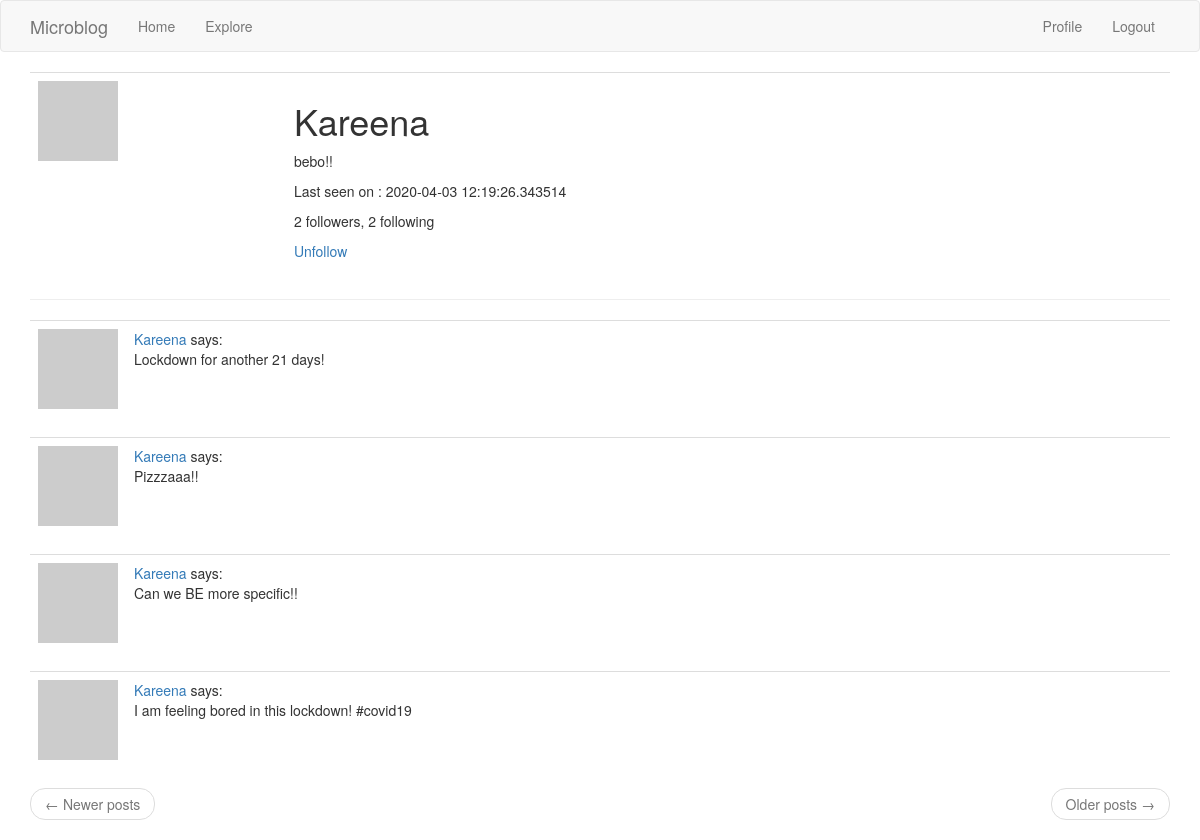
Screenshot of /user/Kareena (signed in) with the database file from the repository.
### app/models.py (models this page shows, shortened)
class User(UserMixin, db.Model):
	id = db.Column(db.Integer, primary_key=True)
	username = db.Column(db.String(64), index=True, unique=True)
	email = db.Column(db.String(120), index=True, unique=True)
	password_hash = db.Column(db.String(128))
	about_me = db.Column(db.String(140))
	last_seen = db.Column(db.DateTime, default=datetime.utcnow)
	posts = db.relationship('Post', backref='author', lazy='dynamic')
	followed = db.relationship(
			'User', secondary=followers,
			primaryjoin=(followers.c.follower_id==id),
			secondaryjoin=(followers.c.followed_id==id),
			backref=db.backref('followers', lazy='dynamic'), lazy='dynamic'
		)
	def avatar(self, size):
		digest = md5(self.email.lower().encode('utf-8')).hexdigest()
		return 'https://www.gravatar.com/avatar/{}?d=identicon&s={}'.format(digest, size)
	def is_following(self, user):
		return self.followed.filter(
			followers.c.followed_id==user.id).count()>0

class Post(db.Model):
	id = db.Column(db.Integer, primary_key=True)
	body = db.Column(db.String(140))
	timestamp = db.Column(db.DateTime, index=True, default=datetime.utcnow)
	user_id = db.Column(db.Integer, db.ForeignKey('user.id'))

### app/routes.py (the view)
@app.route('/user/<username>')
@login_required
def user(username):
    user = User.query.filter_by(username=username).first_or_404()
    page = request.args.get('page', 1, type=int)
    posts = user.posts.order_by(Post.timestamp.desc()).paginate(
        page, app.config['POSTS_PER_PAGE'], False)
    next_url = url_for('user', username=user.username, page=posts.next_num) \
        if posts.has_next else None
    prev_url = url_for('user', username=user.username, page=posts.prev_num) \
        if posts.has_prev else None
    return render_template('user.html', user=user, posts=posts.items,
                           next_url=next_url, prev_url=prev_url)

### app/models.py (called while the page is built)
@login.user_loader
def load_user(id):
	return User.query.get(int(id))

### app/routes.py (called while the page is built)
@app.before_request
def before_request():
    if current_user.is_authenticated:
        current_user.last_seen = datetime.utcnow()
        db.session.commit()

### app/templates/user.html
{% extends "base.html" %}
{% block app_content %}
	<table class="table table-hover">
		<tr>
			<td width="256px"><img src="{{ user.avatar(256) }}"></td>
			<td>
				<h1>{{ user.username }}</h1>
				{% if user.about_me %}<p>{{ user.about_me }}</p>{% endif %}
				{% if user.last_seen %}<p>Last seen on : {{ user.last_seen }}</p>{% endif %}
				<p>{{ user.followers.count() }} followers, {{ user.followed.count() }} following</p>
				{% if user == current_user %}
				<p><a href="{{ url_for('edit_profile') }}">Edit Profile</a></p>
				{% elif not current_user.is_following(user) %}
				<p><a href="{{ url_for('follow', username=user.username) }}">Follow</a></p>
				{% else %}
				<p><a href="{{ url_for('unfollow', username=user.username) }}">Unfollow</a></p>
				{% endif %}
			</td>
		</tr>
	</table>
	<hr>
	{% for post in posts %}
	 	{% include '_post.html' %}
	{% endfor %}
	<nav aria-label="...">
        <ul class="pager">
            <li class="previous{% if not prev_url %} disabled{% endif %}">
                <a href="{{ prev_url or '#' }}">
                    <span aria-hidden="true">&larr;</span> Newer posts
                </a>
            </li>
            <li class="next{% if not next_url %} disabled{% endif %}">
                <a href="{{ next_url or '#' }}">
                    Older posts <span aria-hidden="true">&rarr;</span>
                </a>
            </li>
        </ul>
    </nav>
{% endblock %}

### app/templates/_post.html
<table  class="table table-hover">
        <tr valign="top">
            <td width="70px">
            	<a href="{{ url_for('user', username=post.author.username) }}">
            		<img src="{{ post.author.avatar(36) }}">
            	</a>
            </td>
            <td>
            	<a href="{{ url_for('user', username=post.author.username) }}">
                    {{ post.author.username }}
                </a>
                says:
                <br>
                {{ post.body }}
            </td>
        </tr>
</table>

### rows the page displays
User: username "Kareena", about_me "bebo!!", last_seen "2020-04-03 12:19:26.343514"
Post: author.username "Kareena", body "Lockdown for another 21 days!"
Post: author.username "Kareena", body "Pizzzaaa!!"
Post: author.username "Kareena", body "Can we BE more specific!!"
Post: author.username "Kareena", body "I am feeling bored in this lockdown! #covid19"

### other values shown
{{ user.followers.count() }} "2"
{{ user.followed.count() }} "2"
